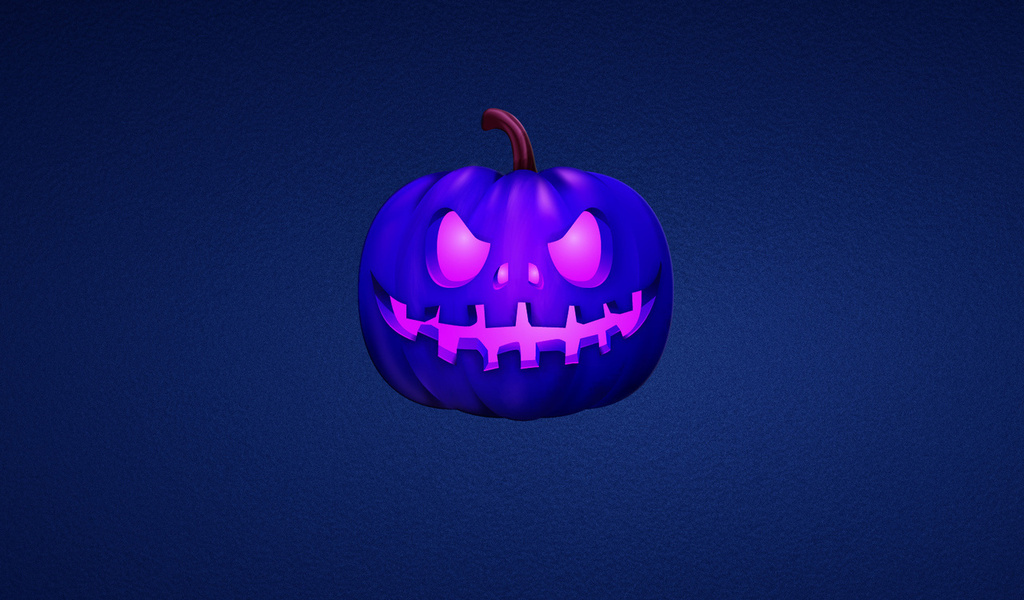
#> input picture lesson13/python_snippets/post_card.jpg, 1024 x 600 px
$ python 05_lib_usage.py
#> lines starting #> are read from the running program, lines starting #| are printed output that depends on the picture
# -*- coding: utf-8 -*-

# Пример использования сторонней библиотеки на примере Pillow

# Задача: сделать поздравительную открытку другу на Halloween

import os
from PIL import Image, ImageDraw, ImageFont, ImageColor


class PostCardMaker:

    def __init__(self, name, template=None, font_path=None):
        self.name = name
        self.template = "post_card.jpg" if template is None else template
        if font_path is None:
            self.font_path = os.path.join("C:\\Users\\sasha\\PycharmProjects\\-self-learning\\lesson13\\fonts", "ofont_ru_DS Eraser2.ttf")
        else:
            self.font_path = font_path

    def make(self, resize=False, out_path=None):
#> called with resize = True
        im = Image.open(self.template)
#> im is the input picture: PIL image 1024x600 RGB; mean R, G, B 18.5, 27, 95.1
        if resize:
            w, h = im.size
#> w = 1024; h = 600
            im = im.resize((w // 2, h // 2))
#> im: PIL image 512x300 RGB
        draw = ImageDraw.Draw(im)
        font = ImageFont.truetype(self.font_path, size=26)

        y = im.size[1] - 10 - (10 + font.size) * 2
#> y = 218
        message = f"Привет, {self.name}!"
        draw.text((10, y), message, font=font, fill=ImageColor.colormap['red'])

        y = im.size[1] - 20 - font.size
#> y = 254
        message = f"С ужасным праздником тебя!"
        draw.text((10, y), message, font=font, fill=ImageColor.colormap['red'])

        # im.show()
        out_path = out_path if out_path else 'probe.jpg'
        im.save(out_path)
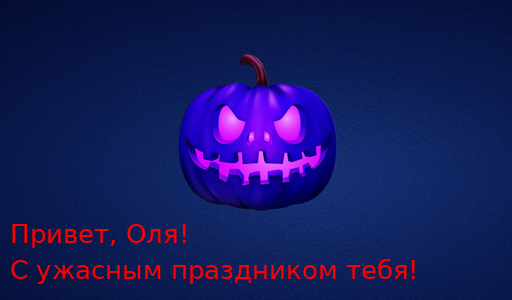
#> saved as probe.jpg: PIL image 512x300 RGB; mean R, G, B 23.1, 26.5, 93.5
        print(f'Post card saved az {out_path}')


if __name__ == '__main__':
    maker = PostCardMaker(name='Оля')
    maker.make(resize=True)

$ run again, with lesson3/examples/05_rainbow_01.jpg copied over lesson13/python_snippets/post_card.jpg
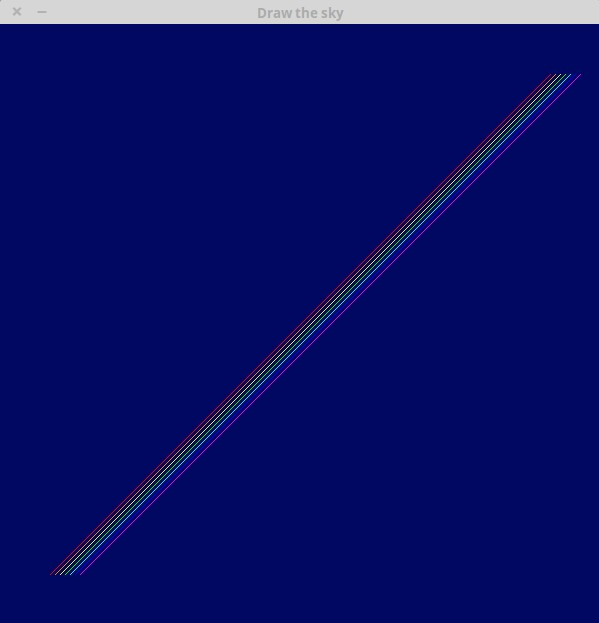
#> input picture lesson3/examples/05_rainbow_01.jpg, 599 x 623 px
#> in make, im is the input picture: PIL image 599x623 RGB; mean R, G, B 10.8, 17.1, 102.5
#> im: PIL image 299x311 RGB
#> in make, `im.save(out_path)`:
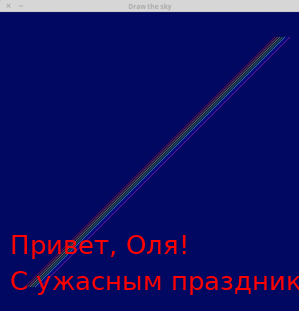
#> saved as probe.jpg: PIL image 299x311 RGB; mean R, G, B 17.1, 16.9, 100
